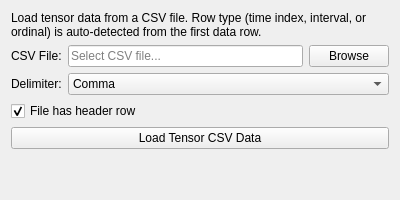
<?xml version="1.0" encoding="UTF-8"?>
<ui version="4.0">
 <class>CSVTensorImport_Widget</class>
 <widget class="QWidget" name="CSVTensorImport_Widget">
  <property name="geometry">
   <rect>
    <x>0</x>
    <y>0</y>
    <width>400</width>
    <height>200</height>
   </rect>
  </property>
  <property name="windowTitle">
   <string>CSV Tensor Import</string>
  </property>
  <layout class="QVBoxLayout" name="verticalLayout">
   <item>
    <widget class="QLabel" name="label_description">
     <property name="text">
      <string>Load tensor data from a CSV file. Row type (time index, interval, or ordinal) is auto-detected from the first data row.</string>
     </property>
     <property name="wordWrap">
      <bool>true</bool>
     </property>
    </widget>
   </item>
   <item>
    <layout class="QGridLayout" name="gridLayout">
     <item row="0" column="0">
      <widget class="QLabel" name="label_file_path">
       <property name="text">
        <string>CSV File:</string>
       </property>
      </widget>
     </item>
     <item row="0" column="1">
      <widget class="QLineEdit" name="file_path_edit">
       <property name="placeholderText">
        <string>Select CSV file...</string>
       </property>
      </widget>
     </item>
     <item row="0" column="2">
      <widget class="QPushButton" name="browse_button">
       <property name="text">
        <string>Browse</string>
       </property>
      </widget>
     </item>
     <item row="1" column="0">
      <widget class="QLabel" name="label_delimiter">
       <property name="text">
        <string>Delimiter:</string>
       </property>
      </widget>
     </item>
     <item row="1" column="1" colspan="2">
      <widget class="QComboBox" name="delimiter_combo">
       <item>
        <property name="text">
         <string>Comma</string>
        </property>
       </item>
       <item>
        <property name="text">
         <string>Space</string>
        </property>
       </item>
       <item>
        <property name="text">
         <string>Tab</string>
        </property>
       </item>
       <item>
        <property name="text">
         <string>Semicolon</string>
        </property>
       </item>
      </widget>
     </item>
     <item row="2" column="0" colspan="3">
      <widget class="QCheckBox" name="has_header_checkbox">
       <property name="text">
        <string>File has header row</string>
       </property>
       <property name="checked">
        <bool>true</bool>
       </property>
      </widget>
     </item>
    </layout>
   </item>
   <item>
    <widget class="QPushButton" name="load_button">
     <property name="text">
      <string>Load Tensor CSV Data</string>
     </property>
    </widget>
   </item>
   <item>
    <spacer name="verticalSpacer">
     <property name="orientation">
      <enum>Qt::Orientation::Vertical</enum>
     </property>
     <property name="sizeHint" stdset="0">
      <size>
       <width>20</width>
       <height>40</height>
      </size>
     </property>
    </spacer>
   </item>
  </layout>
 </widget>
 <resources/>
 <connections/>
</ui>
